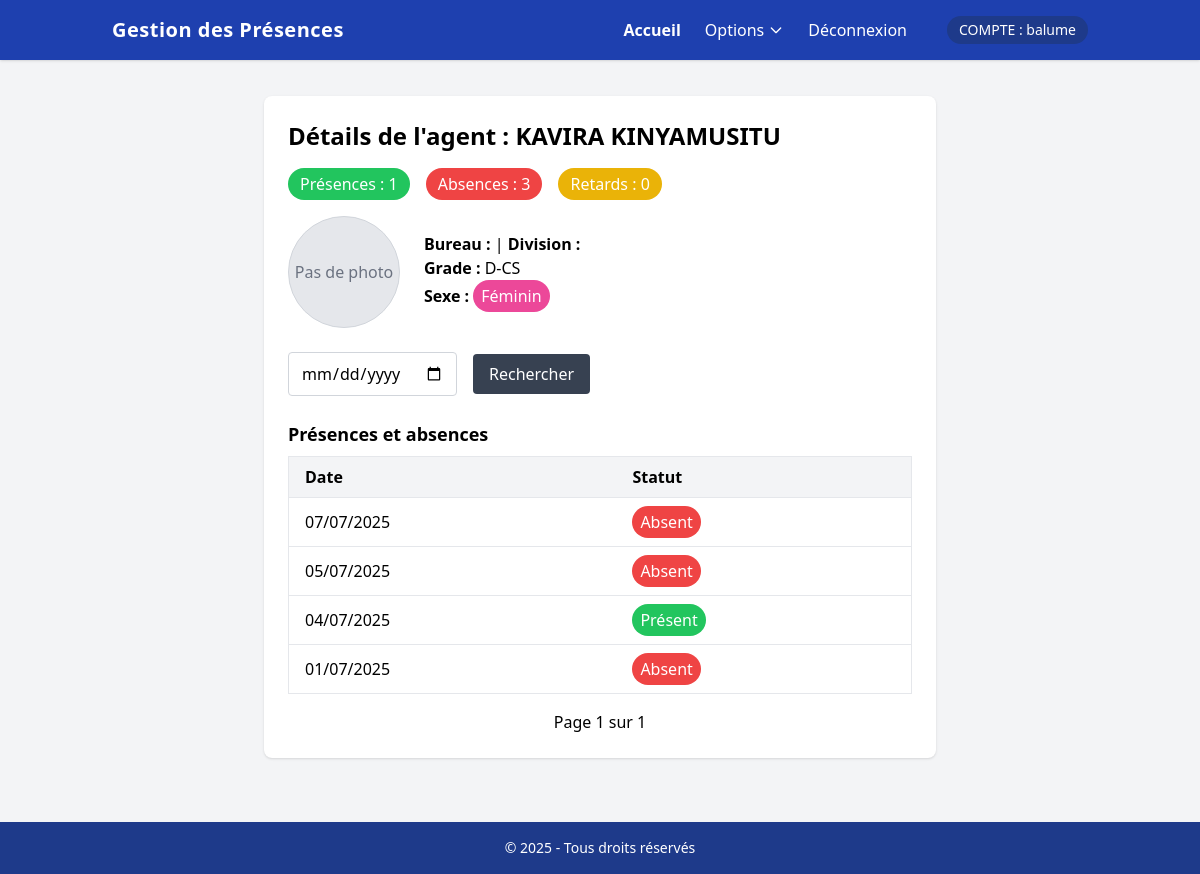
The page /presence/agents/3/ (signed in) on the database its author committed.
### presence/models.py (models this page shows, shortened)
class Agent(models.Model):
    SEXE_CHOIX = [('M', 'Masculin'), ('F', 'Féminin')]
    matricule = models.CharField(max_length=20, unique=True)
    nom = models.CharField(max_length=100)
    postnom = models.CharField(max_length=100)
    prenom = models.CharField(max_length=100)
    grade = models.CharField(max_length=100)
    sexe = models.CharField(max_length=1, choices=SEXE_CHOIX)
    bureau = models.ForeignKey(Bureau, null=True, blank=True, on_delete=models.PROTECT, related_name='agents')
    division = models.ForeignKey(Division, null=True, blank=True, on_delete=models.PROTECT, related_name='agents_sans_bureau')
    direction = models.ForeignKey(Direction, null=True, blank=True, on_delete=models.PROTECT, related_name='agents_sans_division')
    photo = models.ImageField(upload_to='agents/', null=True, blank=True)
    heure_arrivee_attendue = models.TimeField(default='08:00')
    heure_depart_attendue = models.TimeField(default='16:00')
    class Meta:
        ordering = ['nom', 'postnom']
    @property
    def nom_complet(self):
        return f"{self.nom} {self.postnom}"
    class Meta:
        verbose_name = "AGENT"
        verbose_name_plural = "AGENTS"

class Presence(models.Model):
    TYPE_TRAVAIL_CHOIX = [
        ('P', 'Présentiel'),
        ('D', 'Demi-journée'),
        ('T', 'Télétravail'),
    ]
    STATUT_CHOIX = [
        ('P', 'Présent'),
        ('A', 'Absent'),
        ('R', 'Retard'),
        ('F', 'Férié'),
    ]
    agent = models.ForeignKey(Agent, on_delete=models.CASCADE)
    date = models.DateField()
    heure_arrivee = models.TimeField(null=True, blank=True)
    heure_depart = models.TimeField(null=True, blank=True)
    statut = models.CharField(max_length=2, choices=STATUT_CHOIX)
    type_travail = models.CharField(max_length=1, choices=TYPE_TRAVAIL_CHOIX, default='P')
    justification = models.FileField(upload_to='justifications/', null=True, blank=True)
    remarques = models.TextField(blank=True)
    enregistre_par = models.ForeignKey(settings.AUTH_USER_MODEL, on_delete=models.SET_NULL, null=True, blank=True)
    class Meta:
        unique_together = ('agent', 'date')
        indexes = [
            models.Index(fields=['date']),
            models.Index(fields=['agent', 'date']),
        ]
    class Meta:
        verbose_name = "PRESENCE"
        verbose_name_plural = "PRESENCES"

### presence/views.py (the view)
# urls.py: path('agents/<int:agent_id>/', views.details_agent, name='details_agent'),
@login_required
def details_agent(request, agent_id):
    agent = get_object_or_404(Agent.objects.select_related('bureau__division'), pk=agent_id)
    date_query = request.GET.get('date', '')
    presences_qs = Presence.objects.filter(agent=agent).order_by('-date')
    if date_query:
        try:
            date_obj = datetime.strptime(date_query, '%Y-%m-%d').date()
            presences_qs = presences_qs.filter(date=date_obj)
        except ValueError:
            messages.warning(request, "Date invalide. Format attendu : AAAA-MM-JJ")
    paginator = Paginator(presences_qs, 10)
    page_number = request.GET.get('page')
    page_obj = paginator.get_page(page_number)
    context = {
        'agent': agent,
        'page_obj': page_obj,
        'total_presence': presences_qs.filter(statut='P').count(),
        'total_absence': presences_qs.filter(statut='A').count(),
        'total_retard': presences_qs.filter(statut='R').count(),
        'date_query': date_query,
    }
    return render(request, 'presence/details_agents.html', context)

### templates/presence/details_agents.html (shortened to what this page needs)
{% extends "presence/base.html" %}
{% block content %}
<div class="bg-white rounded-lg shadow p-6 max-w-2xl mx-auto mt-1">
    <h2 class="text-2xl font-bold mb-4">Détails de l'agent : {{ agent.nom_complet }}</h2>
    <div class="flex gap-4 mb-4">
        <span class="inline-block bg-green-500 text-white px-3 py-1 rounded-full">Présences : {{ total_presence }}</span>
        <span class="inline-block bg-red-500 text-white px-3 py-1 rounded-full">Absences : {{ total_absence }}</span>
        <span class="inline-block bg-yellow-500 text-white px-3 py-1 rounded-full">Retards : {{ total_retard }}</span>
        </div>
        <div class="flex items-center mb-6 gap-6">
        <div>
            {% if agent.photo %}
            <img src="{{ agent.photo.url }}" alt="Photo de l'agent" class="w-28 h-28 object-cover rounded-full border border-gray-300 shadow">
            {% else %}
            <div class="w-28 h-28 flex items-center justify-center bg-gray-200 rounded-full border border-gray-300 text-gray-500">
                Pas de photo
            </div>
            {% endif %}
        </div>
        <div>
            <p><span class="font-semibold">Bureau :</span> {{ agent.bureau.nom }} | <span class="font-semibold">Division :</span> {{ agent.bureau.division.nom }}</p>
            <p><span class="font-semibold">Grade :</span> {{ agent.grade }}</p>
            <p><span class="font-semibold">Sexe :</span>
            {% if agent.sexe == 'M' %}
                <span class="inline-block bg-blue-500 text-white px-2 py-1 rounded-full">Masculin</span>
            {% else %}
                <span class="inline-block bg-pink-500 text-white px-2 py-1 rounded-full">Féminin</span>
            {% endif %}
            </p>
        </div>
        </div>
    <form method="get" class="flex gap-4 items-center mb-6">
        <input type="date" name="date" value="{{ date_query }}" class="border border-gray-300 rounded px-3 py-2 focus:outline-none focus:ring-2 focus:ring-blue-400" />
        <button type="submit" class="bg-gray-700 text-white px-4 py-2 rounded hover:bg-gray-900">Rechercher</button>
    </form>
    <h3 class="text-lg font-semibold mb-2">Présences et absences</h3>
    <table class="min-w-full border border-gray-200 mb-4">
        <thead>
            <tr class="bg-gray-100">
                <th class="py-2 px-4 border-b text-left">Date</th>
                <th class="py-2 px-4 border-b text-left">Statut</th>
            </tr>
        </thead>
        <tbody>
            {% for presence in page_obj %}
            <tr class="hover:bg-gray-50">
                <td class="py-2 px-4 border-b">{{ presence.date|date:"d/m/Y" }}</td>
                <td class="py-2 px-4 border-b">
                    {% if presence.statut == 'P' %}
                        <span class="inline-block bg-green-500 text-white px-2 py-1 rounded-full">Présent</span>
                    {% elif presence.statut == 'A' %}
                        <span class="inline-block bg-red-500 text-white px-2 py-1 rounded-full">Absent</span>
                    {% elif presence.statut == 'R' %}
                        <span class="inline-block bg-yellow-500 text-white px-2 py-1 rounded-full">Retard</span>
                    {% else %}
                        {{ presence.statut }}
                    {% endif %}
                </td>
            </tr>
            {% empty %}
            <tr>
                <td colspan="2" class="text-center text-gray-400 py-4">Aucune donnée de présence trouvée.</td>
            </tr>
            {% endfor %}
        </tbody>
    </table>
    <div class="flex items-center justify-between">
        <span>Page {{ page_obj.number }} sur {{ page_obj.paginator.num_pages }}</span>
    </div>
</div>
{% endblock %}

### templates/presence/base.html (shortened to what this page needs)
{% load static %}
<!DOCTYPE html>
<html lang="fr">
<head>
    <script src="https://cdn.tailwindcss.com"></script>
</head>
<body class="bg-gray-100 min-h-screen flex flex-col">
    <nav class="bg-blue-800 text-white shadow">
    <div class="container mx-auto px-6">
        <div class="flex justify-between items-center py-4">
            <h1 class="text-xl font-bold tracking-wide">Gestion des Présences</h1>
            <div class="hidden md:flex items-center gap-6">
                <a href="{% url 'presence:dashboard' %}" class="hover:underline font-semibold">Accueil</a>
                <div class="relative group">
                    <button class="hover:underline flex items-center gap-1">
                        Options
                        <svg class="w-4 h-4" fill="none" stroke="currentColor" viewBox="0 0 24 24">
                            <path stroke-linecap="round" stroke-linejoin="round" stroke-width="2" d="M19 9l-7 7-7-7"/>
                        </svg>
                    </button>
                </div>
                <a href="{% url 'accounts:logout' %}" class="hover:underline">Déconnexion</a>
                <span class="ml-4 text-sm bg-blue-900 px-3 py-1 rounded-full">COMPTE : {{ request.user.username }}</span>
            </div>
        </div>
    </div>
</nav>
    <main class="flex-1 container mx-auto py-8 px-4">
        {% block content %}{% endblock %}
    </main>
    <footer class="bg-blue-900 text-white py-4 mt-8">
        <div class="container mx-auto text-center text-sm">
            © {% now "Y" %} - Tous droits réservés
        </div>
    </footer>
</body>
</html>

### rows shown on the page
Agent: nom_complet "KAVIRA KINYAMUSITU", grade "D-CS"
Presence: date "07/07/2025", statut "Absent"
Presence: date "05/07/2025", statut "Absent"
Presence: date "04/07/2025", statut "Présent"
Presence: date "01/07/2025", statut "Absent"

### other values the page prints
{{ request.user.username }} "balume"
{{ total_presence }} "1"
{{ total_absence }} "3"
{{ total_retard }} "0"
{{ page_obj.number }} "1"
{{ page_obj.paginator.num_pages }} "1"
